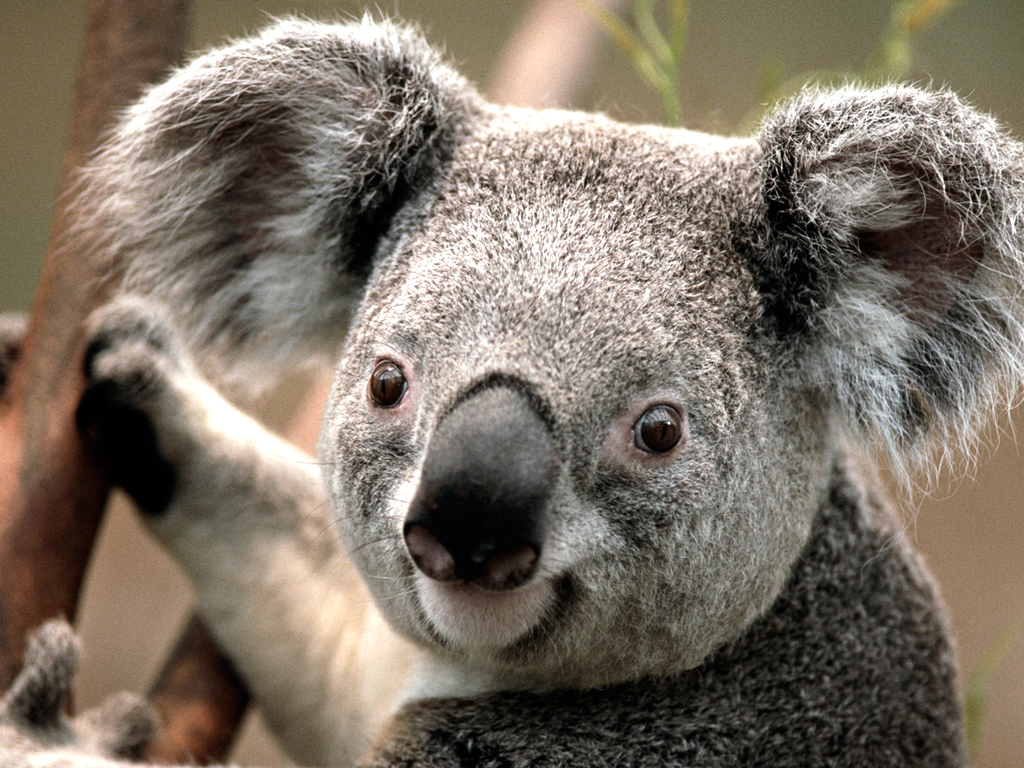
#> input picture jhonathaAzevedo/projeto01/imagem.jpg, 1024 x 768 px
$ python main.py
#> lines starting #> are read from the running program, lines starting #| are printed output that depends on the picture
import cv2
import numpy as np

imagem=cv2.imread('imagem.jpg')
#> imagem is the input picture: shape (768, 1024, 3); mean B, G, R 102, 114.7, 125.4

altura= imagem.shape[0]
#> altura = 768
largura= imagem.shape[1]
#> largura = 1024

q_altura, q_largura =altura/4, largura/4
#> q_altura = 192; q_largura = 256

T= np.float32([[1,0, q_largura], [0,1, q_altura]])
#> T = [[1, 0, 256], [0, 1, 192]]
img_translation = cv2.warpAffine(imagem, T, (largura,altura))
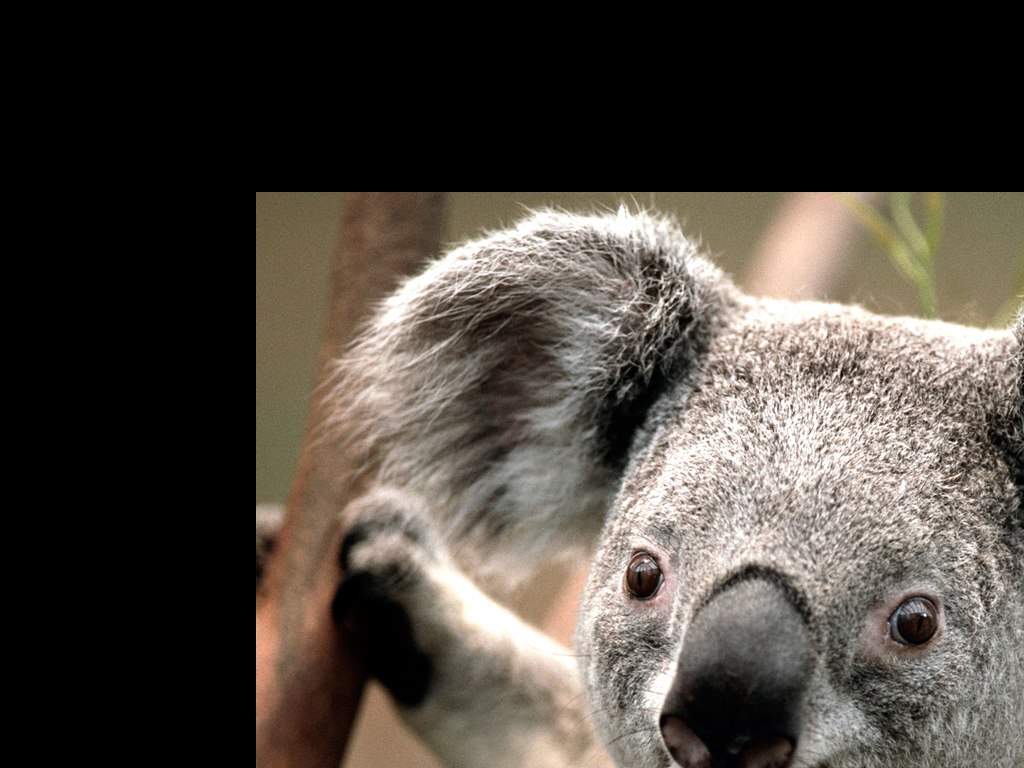
#> img_translation: shape (768, 1024, 3); mean B, G, R 64.2, 71.3, 77.8

cv2.imwrite('tranlacao.jpg',img_translation )
